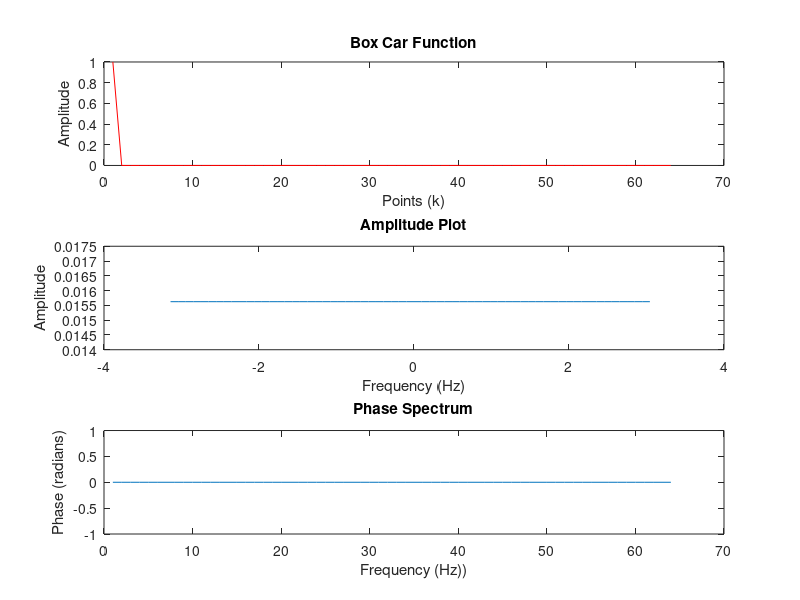
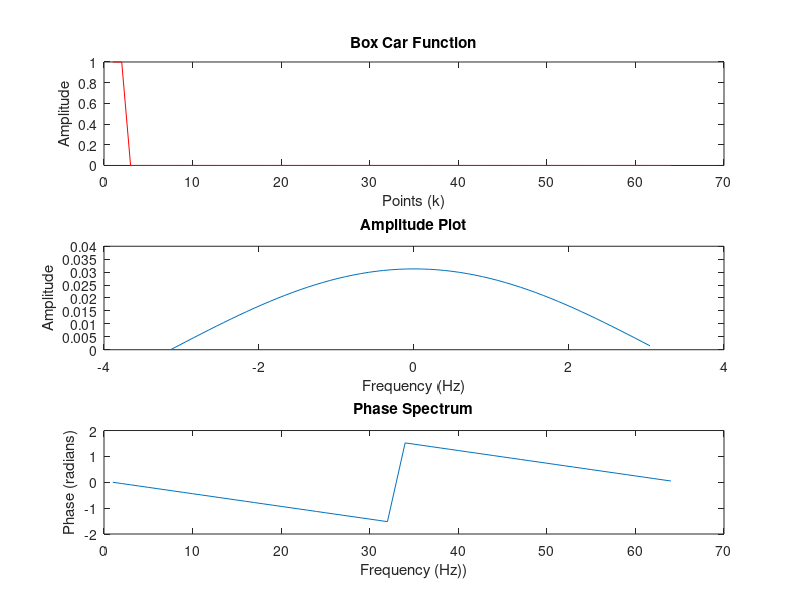
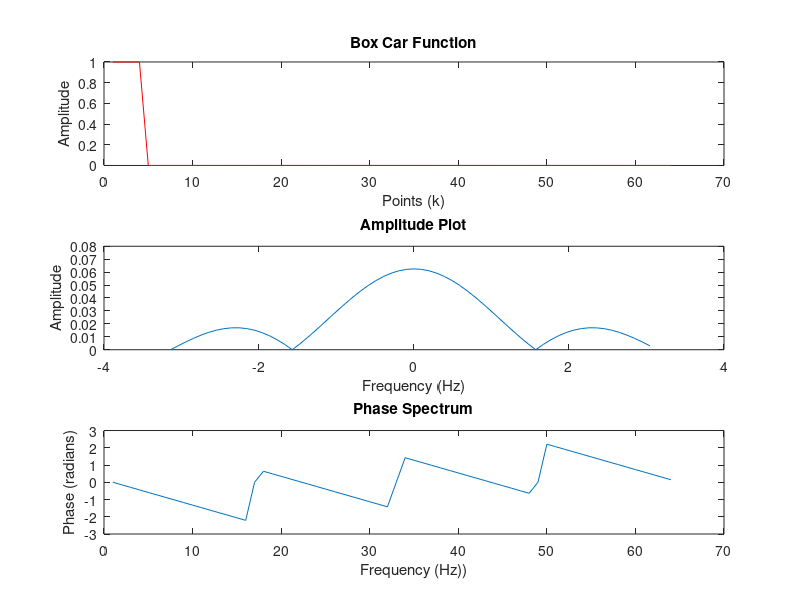
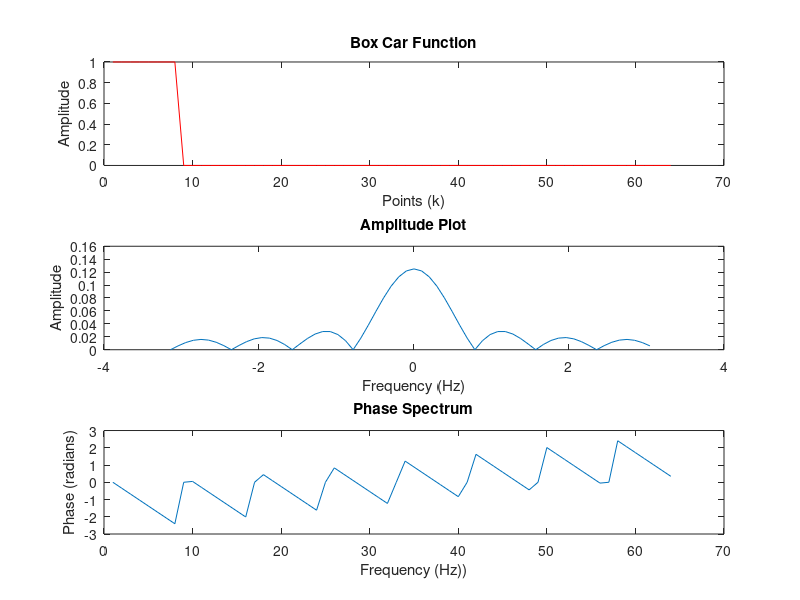

The MATLAB script that drew these images, in order: (Note: this script raises an error after producing the figures.)
%% Assignment 5 
%% Question 1 - use fft to take the dft of a box car function and plot amplitude and phase spectrum 
N = 64; % fft should go from -N/2 to N/2 
M = [1, 2, 4, 8, 16, 32, 64] ; 
wn=[-32:31]*2*pi/N; %creates the frequency from -N/2 to N/2
%creates a matrix with the box step function for each M, for each 
for h = 1:length(M) 
for k = 1:N+1 % plus one due to matlab not indexing starting at one 
    if k >= 1 && k < M(h)+1 
        bk(h,k) = 1;
    elseif k >= M(h)+1 && k < N+1 
        bk(h,k) = 0 ;
    end 
end
% fourier transform for each box step function 
Bn(h,:)=fft(bk(h,:),64)./N;
Rn(h,:)=fftshift(abs(Bn(h,:)));
%getting the phase of Bn
for z = 1:length(Bn)
    phase(h,z) = atan2(imag(Bn(h,z)),real(Bn(h,z)));
end
figure (h)
subplot(3,1,1) 
plot(bk(h,:), 'r')

xlabel('Points (k)')
ylabel('Amplitude')
title('Box Car Function')

subplot(3,1,2) 
plot(wn, Rn(h,:))

title('Amplitude Plot') 
xlabel('Frequency (Hz)')
ylabel('Amplitude')

subplot(3,1,3) 
plot(phase(h,:))

title('Phase Spectrum')
xlabel('Frequency (Hz))')
ylabel('Phase (radians)')

end
%% Discussion Of Different Box Car Functions with Increasing Point of Change 

% What do you notice about the width of the central peak of the amplitude
% spectrum relative to the width of the box car function ?
% 
% As you increase M, which created the width for the box car function with
% respect to zero, the central peak of the amplitude spectrum decreases
% until M = 64, which is when we get the largest amplitude of 1. With
% increasing width, there is more frequencies needed at different
% amplitudes to make up the signal bk. 

%What do you notice about the phase spectrum? 
% As M increases, the phase spectrum includes more oscillations of the
% phase at each frequency. Each phase spectrum has a M number of peaks. 
% Also with an increase in M, we see a smaller
% period of oscillations. The period of the oscillations are approximately 
% M/62 

 %% Question 2 - properties of DFT 
 N2= 64;
 dt = 1; 
 index = 1:64; 
 % creating the discrete function 
 bj(1:8) = 1;
 bj(9:17) = -1;
 bj(18:64) = 0;

 %fourier transform 
 BJ = fftshift(fft(bj, N2)); 
omegan=[0:N2/2-1,-N2/2:-1]*2*pi/(N2*dt) ; 
figure (11)
subplot(2,1,1) 
plot(bj)
subplot(2,1,2)
plot(omegan(1:64),abs(BJ(1:64)))
%% a)shift property - shift by 10s and 58s 
 
aj10 = exp(-i.*omegan.*10);
aj58 = exp(-i.*omegan.*58); 
AJ10 = BJ.*aj10; 
AJ58 = BJ.*aj58;
i_aj10 = ifft(ifftshift(AJ10), 'symmetric');
i_aj58 = ifft(ifftshift(AJ58), 'symmetric');

figure(22) 
subplot(2,1,1) 
plot(i_aj10)
xlabel('Time (s)')
ylabel('Amplitude')
title('Discrete Function Shifted by 10s')
subplot(2,1,2) 
plot(i_aj58)
xlabel('Time (s)')
ylabel('Amplitude')
title('Discrete Function Shifted by 58s')

%% b) Time Reversal - Show that time reversal is the same as CONJUGATE 

BJ_con = conj(BJ); 
bj_con = ifft(ifftshift(BJ_con)); 

figure(33) 
subplot(2,1,1) 
plot(omegan,BJ_con)
subplot(2,1,2) 
plot(bj_con)
%% c) convolution 

conv_BJ = convolve(ifftshift(BJ),ifftshift(BJ)); %convolving bk in frequency domainf
i_conv_BJ = ifft(conv_BJ, N2, 'symmetric');
multi_bj = bj.*bj;

figure(44) 
subplot(2,1,1)
plot(i_conv_BJ)
subplot(2,1,2)
plot(multi_bj)

%% 2.c
% There is no need to pad with zeros when convolving the BJ since they are
% the same length so the length of the convolved function is just twice the
% length of bk 
%%  Differentiation of bk 
dif_bj = diff(bj); 
d_BJ= 1i*omegan.*BJ; 
i_d_BJ = ifft(ifftshift(d_BJ), N2); 

figure(55) 
subplot(2,1,1)
plot(dif_bj) 
subplot(2,1,2) 
plot(real(i_d_BJ))
%% Integration of bk 

int_bj = cumtrapz(bj); 
int_BJ = BJ./(1i*omegan); 
int_BJ(1) = 0; 
i_int_BJ = ifft(ifftshift(int_BJ), N2);

figure(66) 
subplot(2,1,1) 
plot(int_bj)
subplot(2,1,2) 
plot(abs(i_int_BJ))

%% Parsevals theorem

par_bj = sum(bj.^2)
par_BJ = (1/N2)*sum(BJ.^2)


